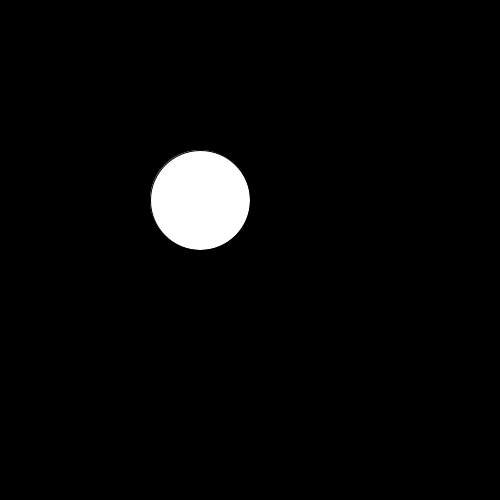
Frame 1 (no input)
Frame 60 (the mouse pressed at the canvas centre just before this capture): identical to frame 1, image omitted
Frame 120 (the mouse held since frame 60 and released just before this capture): identical to frame 1, image omitted

The Processing sketch that drew this single still picture (run headless with seeded random() and noise(); from frame 60 on, the mouse is pressed at the canvas centre):

// Processing sketch: PickupAndPlace
// ── PickupAndPlace.pde
boolean clicked = false;
int x = 200;
int y = 200;
int r = 50;

void setup() {
  size(500, 500);
  background(0);
  fill(255);
}

void draw() {
  background(0);
  if(clicked) {
    x = mouseX;
    y = mouseY;
  }
  ellipse(x, y, 2 * r, 2 * r);
}

void mousePressed() {
  if(dist(x, y, mouseX, mouseY) < r) {
    clicked = !clicked;
  }
}
